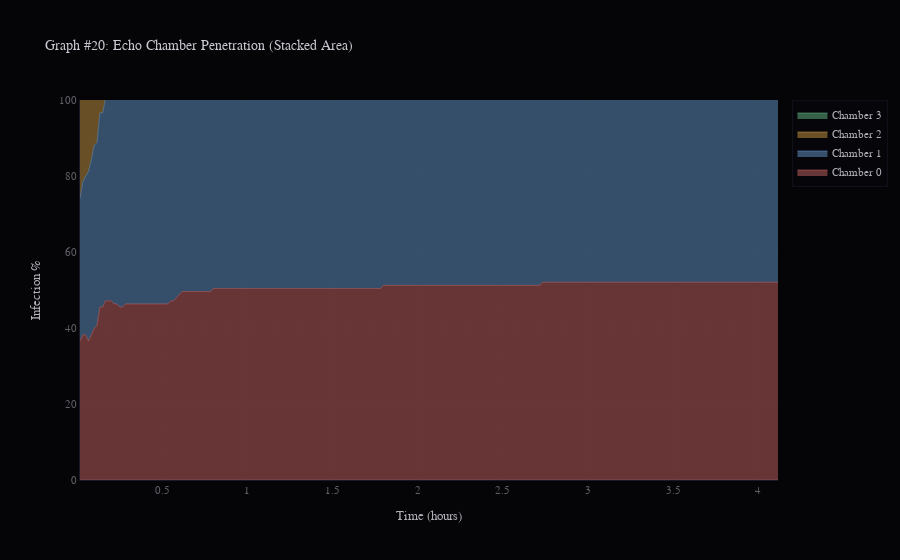

Notebook code for this chart:
### Code cell
# Graph #20: Echo Chamber Penetration (Fix 9: stacked area chart)
tl = result_detail.detailed_timelines
chamber_data = tl.get("infection_per_chamber", [])
n_chambers = max((max(d.keys()) for d in chamber_data if d), default=3) + 1

def plotly_g20():
    fig_p = go.Figure()
    chamber_colors = ['#cc6666', '#6699cc', '#cc9944', '#66bb88', '#9966bb']
    for cidx in range(n_chambers):
        vals = [d.get(cidx, 0)*100 for d in chamber_data]
        fig_p.add_trace(go.Scatter(x=times_h, y=vals, mode='lines', name=f'Chamber {cidx}',
            stackgroup='one', line=dict(color=chamber_colors[cidx % len(chamber_colors)], width=0.5)))
    fig_p.update_layout(title='Graph #20: Echo Chamber Penetration (Stacked Area)',
        xaxis_title='Time (hours)', yaxis_title='Infection %', yaxis_range=[0, 100])
    return fig_p

def plot_g20(fig, ax, dark=True):
    chamber_colors = [C_RUMOR, C_CORRECT, C_SILENT, C_FC, C_BOT] if dark else ['#cc3333','#3366cc','#cc8800','#339966','#663399']
    # Stacked area using fill_between
    bottoms = np.zeros(len(chamber_data))
    for cidx in range(n_chambers):
        vals = np.array([d.get(cidx, 0)*100 for d in chamber_data])
        c = chamber_colors[cidx % len(chamber_colors)]
        ax.fill_between(times_h, bottoms, bottoms + vals, alpha=0.6, color=c, label=f'Chamber {cidx}', linewidth=0)
        l, = ax.plot(times_h, bottoms + vals, color=c, linewidth=0.8, alpha=0.8)
        if dark: add_subtle_glow(l, glow_width=2, glow_alpha=0.15)
        bottoms = bottoms + vals
    ax.set_xlabel('Time (hours)'); ax.set_ylabel('Infection % (stacked)')
    ax.set_title('Graph #20: Echo Chamber Penetration (Stacked Area)'); ax.legend(fontsize=7); ax.grid(True)

plot_dual(20, 'echo_chambers', plot_g20, plotly_g20)

### Figure 1 — Plotly figure (JSON) as saved in the notebook; plotly's stock layout.template omitted (floating-point values rounded to 4 significant figures; data arrays with more than 128 entries replaced by an {"elided": "..."} marker saying what was removed)
{"data": [{"line": {"color": "#cc6666", "width": 0.5}, "mode": "lines", "name": "Chamber 0", "stackgroup": "one", "type": "scatter", "x": {"elided": "247 float values"}, "y": {"elided": "247 float values"}}, {"line": {"color": "#6699cc", "width": 0.5}, "mode": "lines", "name": "Chamber 1", "stackgroup": "one", "type": "scatter", "x": {"elided": "247 float values"}, "y": {"elided": "247 float values"}}, {"line": {"color": "#cc9944", "width": 0.5}, "mode": "lines", "name": "Chamber 2", "stackgroup": "one", "type": "scatter", "x": {"elided": "247 float values"}, "y": {"elided": "247 float values"}}, {"line": {"color": "#66bb88", "width": 0.5}, "mode": "lines", "name": "Chamber 3", "stackgroup": "one", "type": "scatter", "x": {"elided": "247 float values"}, "y": {"elided": "247 float values"}}], "layout": {"font": {"color": "#b0b0b8", "family": "Courier New, monospace", "size": 11}, "legend": {"bgcolor": "rgba(8,8,12,0.6)", "bordercolor": "#1a1a2a", "borderwidth": 0.5}, "paper_bgcolor": "#050508", "plot_bgcolor": "#050508", "title": {"font": {"color": "#c8c8d0", "size": 14}, "text": "Graph #20: Echo Chamber Penetration (Stacked Area)"}, "xaxis": {"gridcolor": "#111118", "griddash": "dot", "gridwidth": 0.4, "linecolor": "#1a1a2a", "tickfont": {"color": "#606068"}, "title": {"text": "Time (hours)"}, "zerolinecolor": "#1a1a2a"}, "yaxis": {"gridcolor": "#111118", "griddash": "dot", "gridwidth": 0.4, "linecolor": "#1a1a2a", "range": [0, 100], "tickfont": {"color": "#606068"}, "title": {"text": "Infection %"}, "zerolinecolor": "#1a1a2a"}}}
